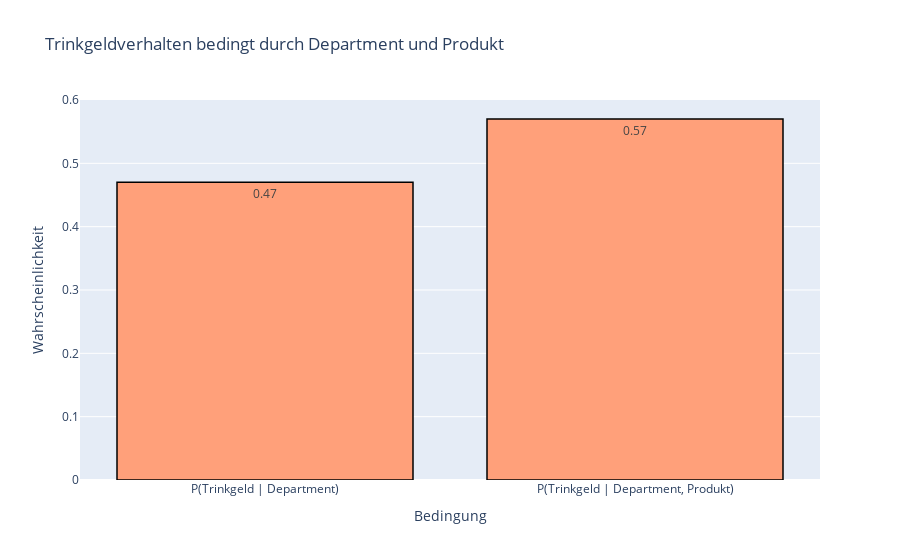

Write notebook code for a chart like this one.
### Code cell
bedingt_fig = px.bar(
    x=["P(Trinkgeld | Department)", "P(Trinkgeld | Department, Produkt)"],
    y=[trinkgeld_bedingt_produce, trinkgeld_bedingt_banana_produce],
    text=[round(trinkgeld_bedingt_produce, 2), round(trinkgeld_bedingt_banana_produce, 2)],
    labels={"x": "Bedingung", "y": "Wahrscheinlichkeit"},
    title="Trinkgeldverhalten bedingt durch Department und Produkt",
    # Farben für die Balken
    color_discrete_sequence=["#FFA07A", "#20B2AA"]
)

bedingt_fig.update_traces(
    marker_line_width=1.5,                           
    marker_line_color="black"
)

bedingt_fig.show()

### Figure 1 — Plotly figure (JSON) as saved in the notebook; plotly's stock layout.template omitted (floating-point values rounded to 4 significant figures)
{"data": [{"alignmentgroup": "True", "hovertemplate": "Bedingung=%{x}<br>Wahrscheinlichkeit=%{y}<br>text=%{text}<extra></extra>", "legendgroup": "", "marker": {"color": "#FFA07A", "line": {"color": "black", "width": 1.5}, "pattern": {"shape": ""}}, "name": "", "offsetgroup": "", "orientation": "v", "showlegend": false, "text": [0.47, 0.57], "textposition": "auto", "type": "bar", "x": ["P(Trinkgeld | Department)", "P(Trinkgeld | Department, Produkt)"], "xaxis": "x", "y": [0.47, 0.57], "yaxis": "y"}], "layout": {"autosize": true, "barmode": "relative", "legend": {"tracegroupgap": 0}, "title": {"text": "Trinkgeldverhalten bedingt durch Department und Produkt"}, "xaxis": {"anchor": "y", "autorange": true, "domain": [0, 1], "range": [-0.5, 1.5], "title": {"text": "Bedingung"}, "type": "category"}, "yaxis": {"anchor": "x", "autorange": true, "domain": [0, 1], "range": [0, 0.6], "title": {"text": "Wahrscheinlichkeit"}, "type": "linear"}}}
